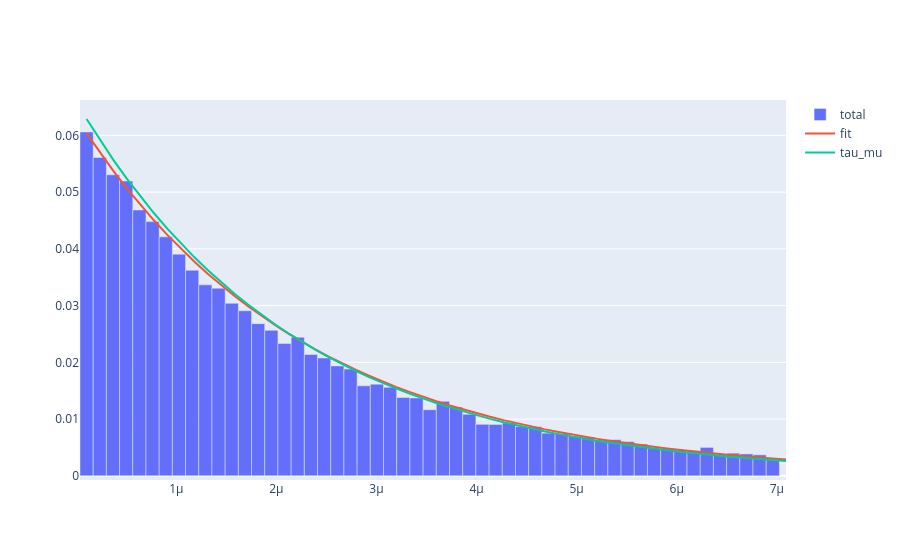

Notebook cell for this chart:
### Markdown cell above
## Plot result + Discrepancy analysis

### Code cell
count,edges = np.histogram(data_refact , n_bins)


fig = go.Figure()
fig.add_trace(go.Bar(x=edges[:-1], y=count/len(data_refact), name='total', width=np.diff(edges)))

x_fit = np.linspace(min(data_refact) , max(data_refact) , n_bins)
y_fit = n.values["a"]*expon.pdf( x_fit , loc = n.values["A"] , scale = n.values["tau"])*np.diff(edges)[0]
y_fit_expected = n.values["a"]*expon.pdf( x_fit , loc = n.values["A"] , scale = TAU_MU)*np.diff(edges)[0]
fig.add_trace(go.Scatter(x=x_fit, y=y_fit, mode='lines', name='fit', line=dict(shape='linear')))
fig.add_trace(go.Scatter(x=x_fit, y=y_fit_expected, mode='lines', name='tau_mu', line=dict(shape='linear')))
